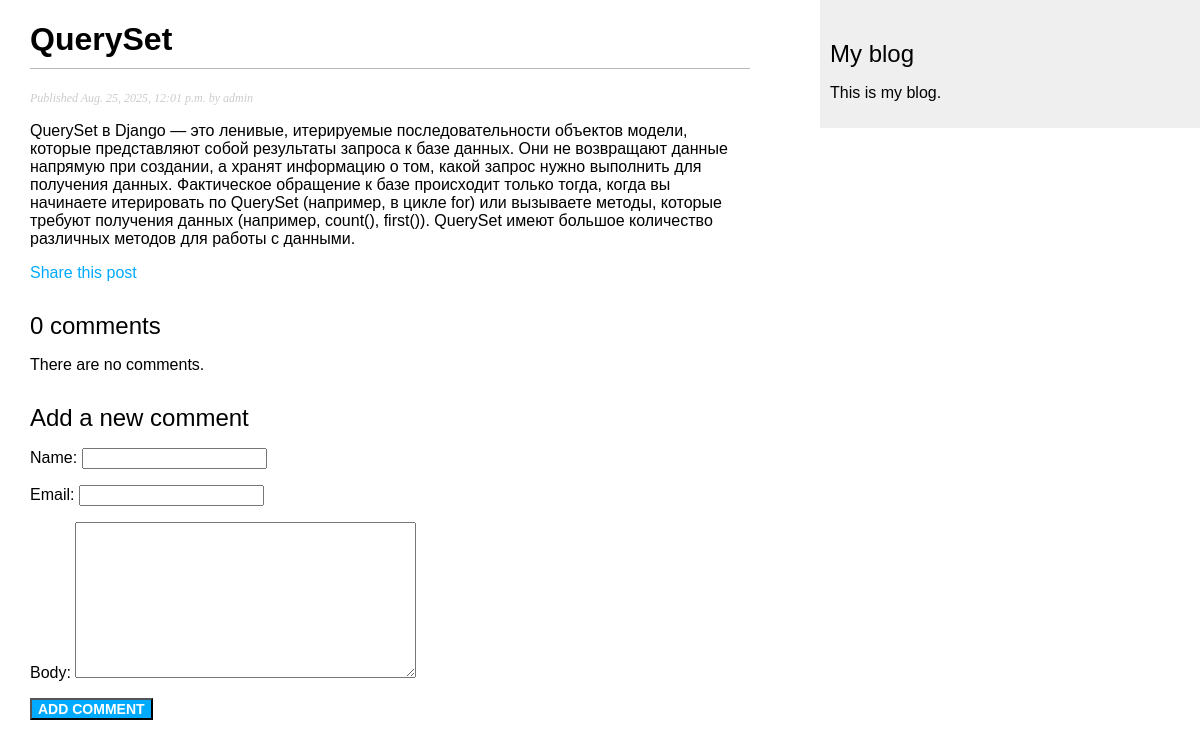
The app's page /blog/2025/8/25/queryset/, older data.
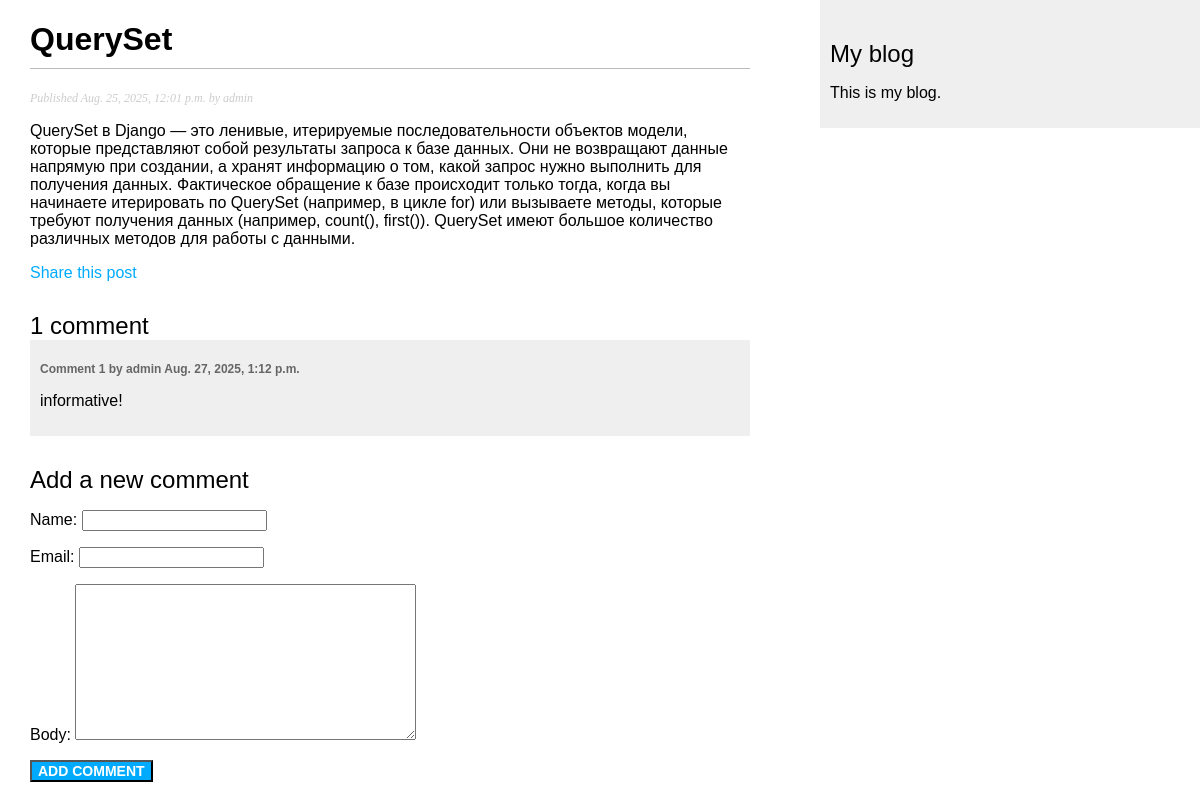
The same page, newer data.
### blog/models.py (models this page shows, shortened)
class Post(models.Model):
    class Status(models.TextChoices):
        DRAFT = 'DF', 'Draft'
        PUBLISHED = 'PB', 'Published'
    title = models.CharField(max_length=250)
    slug = models.SlugField(max_length=250, unique_for_date='publish')
    author = models.ForeignKey(User, on_delete=models.CASCADE, related_name='blog_posts')
    body = models.TextField()
    publish = models.DateTimeField(default=timezone.now)
    created = models.DateTimeField(auto_now_add=True)
    updated = models.DateTimeField(auto_now=True)
    status = models.CharField(max_length=2, choices=Status.choices, default=Status.DRAFT)
    objects = models.Manager()  #стандартный менеджер
    published = PublishedManager()  #менеджер для работы с опубликованными постами
    tags = TaggableManager()    #менеджер для работы с тегами
    class Meta:
        ordering = ['-publish']
        indexes = [
            models.Index(fields=['-publish']),
        ]

class Comment(models.Model):
    post = models.ForeignKey(Post,
                             on_delete=models.CASCADE,
                             related_name='comments')
    name = models.CharField(max_length=80)
    email = models.EmailField()
    body = models.TextField()
    created = models.DateTimeField(auto_now_add=True)
    updated = models.DateTimeField(auto_now=True)
    active = models.BooleanField(default=True)
    class Meta:
        ordering = ['created']
        indexes =[
            models.Index(fields=['created']),
        ]

### blog/views.py (the view)
def post_detail(request, year, month, day, post):
    post = get_object_or_404(Post,
                             status=Post.Status.PUBLISHED,
                             slug=post,
                             publish__year=year,
                             publish__month=month,
                             publish__day=day)
    comments = post.comments.filter(active=True)
    form = CommentForm()
    return render(request,
                  'blog/post/detail.html',
                  {'post': post,
                   'comments': comments,
                   'form': form})

### blog/forms.py
class CommentForm(forms.ModelForm):
    class Meta:
        model = Comment
        fields = ['name','email', 'body']

### templates/blog/post/detail.html (shortened to what this page needs)
{% extends "blog/base.html" %}
{% block content %}
<h1>{{ post.title }}</h1>
<p class="date">
    Published {{ post.publish }} by {{ post.author }}
</p>
{{ post.body|linebreaks }}
<p>
    <a href="{% url 'blog:post_share' post.id %}">
        Share this post
    </a>
</p>
{% with comments.count as total_comments %}
    <h2>
        {{ total_comments }} comment{{ total_comments|pluralize }}
    </h2>
{% endwith %}
{% for comment in comments %}
<div class="comment">
    <p class="info">
        Comment {{ forloop.counter }} by {{ comment.name }}
        {{ comment.created }}
    </p>
    {{ comment.body|linebreaks }}
</div>
{% empty %}
<p>There are no comments.</p>
{% endfor %}
{% include "blog/post/includes/comment_form.html" %}
{% endblock %}

### templates/blog/base.html (shortened to what this page needs)
<!DOCTYPE html>
{% load static %}
<html>
<head>
    <link href="{% static 'css/blog.css' %}" rel="stylesheet">
</head>
<body>
<div id="content">
    {% block content %}
    {% endblock %}
</div>
<div id="sidebar">
    <h2>My blog</h2>
    <p>This is my blog.</p>
</div>
</body>
</html>

### templates/blog/post/includes/comment_form.html (shortened to what this page needs)
<h2>Add a new comment</h2>
<form action="{% url 'blog:post_comment' post.id %}" method="post">
  {{ form.as_p }}
  <p><input type="submit" value="Add comment"></p>
</form>

### blog/static/css/blog.css (style rules this page uses)
body { margin : 0; padding: 0; font-family: helvatica, sans-serif; }
a { color: #00abff; text-decoration: none; }
h1 { font-weigth: normal; border-bottom: 1px solid #bbb; padding: 0 0 10px 0; }
h2 { font-weight: normal; margin: 30px 0 0; }
#content { float: left; width: 60%; padding: 0 0 0 30px; }
#sidebar { float: right; width: 30%; padding: 10px; background: #efefef; height: 100%; }
p.date { color: #ccc; font-family: georgia, serif; font-size: 12px; font-style: italic; }
input[type=submit] { font-weight: bold; background: #00abff; color: #fff; padding: 10px 20 px; font-size: 14px; text-transform: uppercase; }
.comment { padding: 10px; }
.comment:nth-child(even) { background: #efefef; }
.comment .info { font-weight: bold; font-size: 12px; color: #666; }

Row changes from the older to the newer data that the page shows:
added Comment: name "admin", created "Aug. 27, 2025, 1:12 p.m.", body "informative!"
Text that changed along with them:
{{ total_comments }}: "0" → "1"
text no longer shown: "There are no comments."
